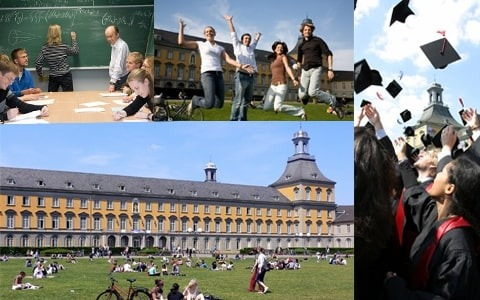
#> input picture Sheet00/bonn.jpeg, 480 x 300 px, given in place of img_mosaic.tif, which was not available
$ python 02_refinement.py   (older library calls are emulated)
#> lines starting #> are read from the running program, lines starting #| are printed output that depends on the picture; after the words box and inside, x2 and y2 are one past the last pixel; in counts of white or black regions, pixels touching at a corner belong together; pictures that were not available may be replaced by others from this repository, and a replacement may not be noted
import numpy as np
import cv2
import skimage
import matplotlib
import math

np.set_printoptions(suppress=True)

# - - - - - - - - - - - - - - - - - - - - - - - - - - - - - - - - - - - - - -
viz = True
uav_file = 'data/img_mosaic.tif'
mask_file = 'data/img_mosaic_segment.png' # 'data/img_mosaic_step1_mask.png'

window_radius = 2 #3
optim_iterations = 3 # 2
conture_resampling = 3 # 2
alpha = 2 # 0.05
gamma = 5.0 # 1.00
beta = 0.05


def compute_gradient(img: np.ndarray):
    # prefiltering
    img = cv2.GaussianBlur(img, (5,5), 0)
    # apply sobel filter
    gx = cv2.Sobel(img, cv2.CV_32F, 1, 0, ksize=3)
    gy = cv2.Sobel(img, cv2.CV_32F, 0, 1, ksize=3)
    # magnitude
    grad_mag2 = np.abs(gx * gx) + np.abs(gy * gy)
    # filtering
    grad_mag2 = cv2.GaussianBlur(grad_mag2, (5,5), 0)
    # normalization
    g_min = grad_mag2.min()
    g_max = grad_mag2.max()
    grad_norm = (grad_mag2 - g_min) / (g_max - g_min + 1e-6)

    grad_img = (grad_norm*255).astype(np.uint8)
    return grad_img, grad_norm


def viz_image(img: np.ndarray):
    # viz imaging
    cv2.imshow('', img)
    cv2.waitKey(0)
    cv2.destroyAllWindows()


def import_grayscale_image(file: str):
    img = cv2.imread(file)
    return cv2.cvtColor(img, cv2.COLOR_BGR2GRAY)


def conture_from_mask(mask: np.ndarray, min_area: int = 500):
    contours, _ = cv2.findContours(mask, cv2.RETR_EXTERNAL, cv2.CHAIN_APPROX_NONE)
    clean = np.zeros_like(mask)

    valid_contours = []
    for cnt in contours:
        area = cv2.contourArea(cnt)
        if area >= min_area:
            valid_contours.append(cnt)
            cv2.drawContours(clean, [cnt], -1, 255, thickness=-1)
    # [8 lines of commented-out code are left out]
    valid_contour_mask = np.zeros_like(mask)
    if valid_contours:
        cv2.drawContours(valid_contour_mask, valid_contours, -1, 255, thickness=cv2.FILLED)

    # reshaping
    cont_list = []
    for cont in valid_contours:
        cont = np.array(cont)
        cont = cont.reshape(-1, 2)
        cont_list.append(cont)
    return valid_contour_mask, cont_list


def get_window_idx(center, r, img_shape):
    cy, cx = center
    H, W = img_shape

    window_points = []
    for dy in range(-r, r+1):
        for dx in range(-r, r+1):
            y = cy + dy
            x = cx + dx
            if 0 <= y < H and 0 <= x < W:
                window_points.append((y, x))
            else:
                pass
    return np.array(window_points)

def get_window_mask(center, r, img_shape):
    cy, cx = center
    H, W = img_shape
    mask = np.zeros((H, W), dtype=np.uint8)

    for dy in range(-r, r+1):
        for dx in range(-r, r+1):
            y = cy + dy
            x = cx + dx
            if 0 <= y < H and 0 <= x < W:
                mask[y, x] = 1

    return mask


def compute_mean_dist(points: np.ndarray):
    diffs = np.roll(points, -1, axis=0) - points
    seg_lengths = np.linalg.norm(diffs, axis=1)
    return float(np.mean(seg_lengths))


def optimize_snake_triple_dp(snake_pts, grad_img, grad_norm, window_radius, alpha, gamma, beta):
    # optim
    N = len(snake_pts)
    windows = []
    windows_f = []
    unary = []


    for s in snake_pts:
        cx, cy = int(round(s[0])), int(round(s[1]))
        K = get_window_idx((cy, cx), window_radius, grad_img.shape)
        windows.append(K)
        windows_f.append(K.astype(np.float32))
        U = -gamma * grad_norm[K[:,0], K[:,1]]
        unary.append(U)

    d = compute_mean_dist(snake_pts)

    K0 = windows_f[0]
    K1 = windows_f[1]

    sum_unary = unary[0][:, None] + unary[1][None, :]
    diff01 = K1[None, :, :] - K0[:, None, :]
    dist01 = np.linalg.norm(diff01, axis=2)

    E_el = alpha * (dist01 - d)**2
    C_prev = sum_unary + E_el

    backptr = []

    for i in range(2, N):
        K_im2 = windows_f[i-2]
        K_im1 = windows_f[i-1]
        K_i = windows_f[i]

        M_im2 = len(K_im2)
        M_im1 = len(K_im1)
        M_i = len(K_i)

        C_curr = np.full((M_im1, M_i), np.inf, dtype=np.float64)
        BP_i = np.zeros((M_im1, M_i), dtype=np.int32)

        for j in range(M_im1):
            v_im1 = K_im1[j]
            prev_cost = C_prev[:, j]

            diff_vi = K_i - v_im1
            dist = np.linalg.norm(diff_vi, axis=1)
            unary_term = unary[i] + alpha * (dist - d)**2

            base_curv = K_i - 2.0 * v_im1
            curv = base_curv[:, None, :] + K_im2[None, :, :]
            curv_cost = beta * np.sum(curv * curv, axis=2)

            total = curv_cost + prev_cost[None, :]
            total += unary_term[:, None]

            best_l = np.argmin(total, axis=1)
            best_cost = total[np.arange(M_i), best_l]

            C_curr[j, :] = best_cost
            BP_i[j, :] = best_l.astype(np.int32)

        backptr.append(BP_i)
        C_prev = C_curr

    last_j, last_k = np.unravel_index(np.argmin(C_prev), C_prev.shape)
    idx = [None] * N
    idx[N-1] = last_k
    idx[N-2] = last_j

    for t in range(len(backptr)-1, -1, -1):
        i = t + 2
        BP_i = backptr[t]
        l = BP_i[idx[i-1], idx[i]]
        idx[i-2] = l

    new_snake = []

    for i in range(N):
        K_i = windows[i]
        k_i = idx[i]
        y, x = K_i[k_i]
        new_snake.append([x, y])

    new_snake = np.array(new_snake, dtype=np.float32)

    return new_snake


def run_optimization(cont_list: list, grad_img: np.ndarray, grad_norm: np.ndarray):
    run = 1
    print('grad_norm_min:', np.min(grad_norm), 'grad_norm_max:', np.max(grad_norm))
    snake_cont = []
    for cont in cont_list:
        print('optim_cont = ', run)
        run += 1

        # setup optim
        snake_pts = np.array(cont)[::conture_resampling].astype(np.float32)
        for _ in range(optim_iterations):
            snake_pts = optimize_snake_triple_dp(
                snake_pts,
                grad_img,
                grad_norm,
                window_radius=window_radius,
                alpha=alpha,
                beta=beta,
                gamma=gamma
            )
        snake_cont.append(snake_pts)

    snake_mask = np.zeros(shape=grad_img.shape)
    for cont in snake_cont:
        cv2.polylines(snake_mask, [cont.astype(np.int32)], isClosed=True, color=255, thickness=1)

    return snake_mask, snake_cont


def mask_from_conture(cont: list, img_shape: tuple):
    mask = np.zeros(shape=img_shape)
    for c in cont:
        for pt in c:
            x, y = pt
            mask[y,x] = 255
    return mask


# load uav image as bgr
uav_img_bgr = cv2.imread(uav_file)
#> uav_img_bgr is the input picture: shape (300, 480, 3); mean B, G, R 127.7, 126.6, 121.8
uav_img_bgr = cv2.resize(uav_img_bgr, (0,0), fx=0.5, fy=0.5, interpolation=cv2.INTER_AREA)
#> uav_img_bgr: shape (150, 240, 3)

# load uav image as grayscale
uav_img = import_grayscale_image(uav_file)
uav_img = cv2.resize(uav_img, (0,0), fx=0.5, fy=0.5, interpolation=cv2.INTER_AREA)
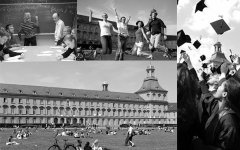
#> uav_img: shape (150, 240); min 0, max 255, mean 125.4

# load mask image and compute contures
mask_img = import_grayscale_image(mask_file)
#> call 2 of import_grayscale_image, with file = 'data/img_mosaic_segment.png'
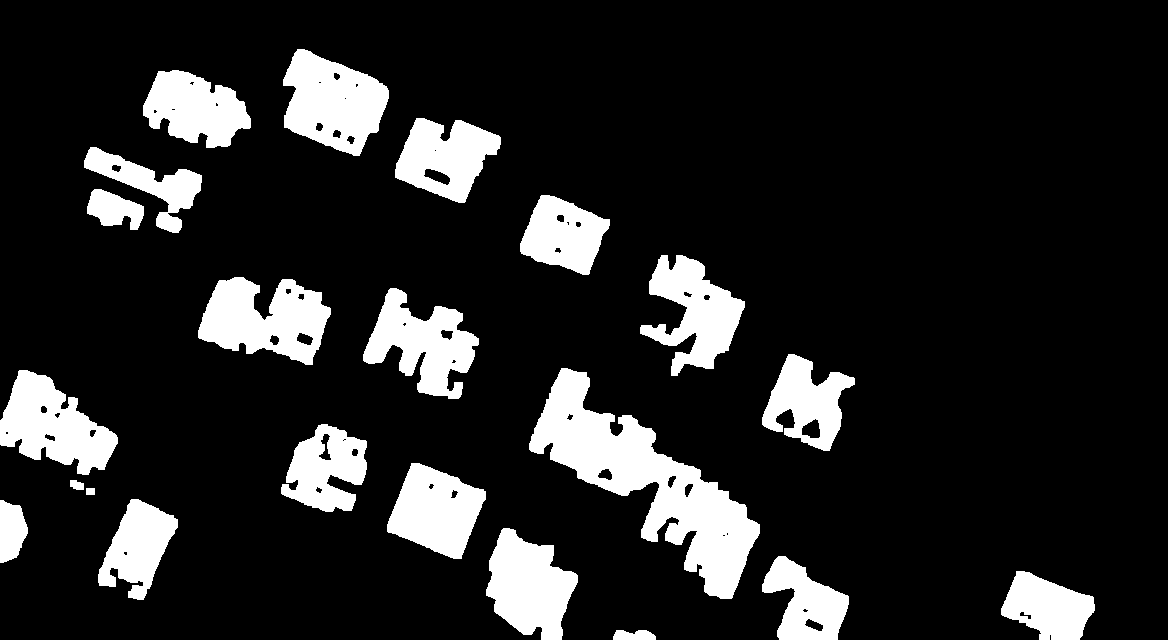
#> input picture Sheet04/data/img_mosaic_segment.png, 1168 x 640 px
#> in import_grayscale_image, img is the input picture: shape (640, 1168, 3); 14.7% white; 22 white regions, largest, box (x1, y1, x2, y2) and area: (529, 368, 760, 599) 17629, (198, 277, 331, 365) 7397, (283, 49, 389, 156) 7380
#> in import_grayscale_image (call 2), `return cv2.cvtColor(img, cv2.COLOR_BGR2GRAY)`: returned value: shape (640, 1168); 14.7% white; 22 white regions
mask_cont, cont = conture_from_mask(mask_img, 500)
#> in conture_from_mask, `contours, _ = cv2.findContours(mask, cv2.RETR_EXTERNAL, cv2.CHAIN_APPR..`: contours = 22 contours; largest, box (x1, y1, x2, y2) and area: (529, 368, 760, 599) 17398, (198, 277, 331, 365) 7418, (283, 49, 389, 156) 7386, (0, 370, 118, 475) 6832, (486, 528, 578, 640) 6446
#> the loop in conture_from_mask, `for cnt in contours:` made 22 passes
#> area on passes 1 to 12: 310, 4103.5, 4166, 6446, 1249, 4305, 48, 90, 5931.5, 4811.5, 6832.5, 17398
#> after the loop in conture_from_mask, `for cnt in contours:`:
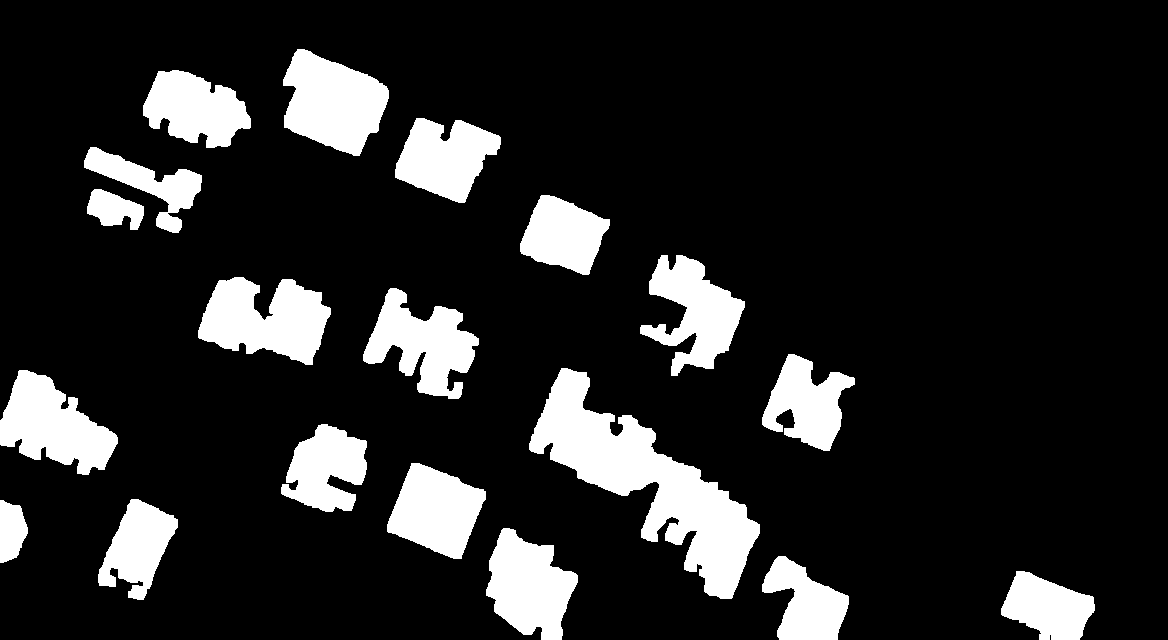
#> clean: shape (640, 1168); 14.9% white; 19 white regions
#> after the loop in conture_from_mask, `for cnt in contours:`: valid_contours = 19 contours; largest, box (x1, y1, x2, y2) and area: (529, 368, 760, 599) 17398, (198, 277, 331, 365) 7418, (283, 49, 389, 156) 7386, (0, 370, 118, 475) 6832, (486, 528, 578, 640) 6446
#> the loop in conture_from_mask, `for cont in valid_contours:` made 19 passes
#> after the loop in conture_from_mask, `for cont in valid_contours:`: cont_list = 19 items
#> cont = 19 items

# gradient image
grad_img, grad_norm = compute_gradient(uav_img_bgr[:,:,1])
#> in compute_gradient, `img = cv2.GaussianBlur(img, (5,5), 0)`:
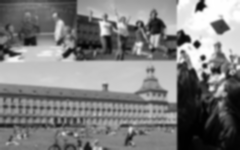
#> img: shape (150, 240); min 0, max 255, mean 126.7
#> in compute_gradient, `gx = cv2.Sobel(img, cv2.CV_32F, 1, 0, ksize=3)`:
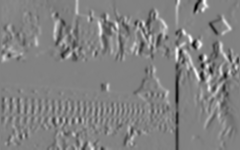
#> gx: shape (150, 240) float32; min -573, max 549, mean 0.1; drawn with min black and max white
#> in compute_gradient, `gy = cv2.Sobel(img, cv2.CV_32F, 0, 1, ksize=3)`:
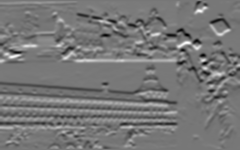
#> gy: shape (150, 240) float32; min -516, max 581, mean -3.1; drawn with min black and max white
#> in compute_gradient, `grad_mag2 = cv2.GaussianBlur(grad_mag2, (5,5), 0)`:
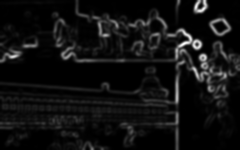
#> grad_mag2: shape (150, 240) float32; min 0, max 244647.9, mean 16648.7; drawn with min black and max white
#> in compute_gradient, `g_min = grad_mag2.min()`: g_min = 0
#> in compute_gradient, `g_max = grad_mag2.max()`: g_max = 244647.9
if False:
# hacky idea :
    blur_mask = cv2.dilate(mask_cont, (7,7), iterations=10)
    blur_mask = cv2.GaussianBlur(blur_mask, (9,9), 20, 0)
    blur_mask = cv2.GaussianBlur(blur_mask, (9,9), 12, 0)
    blur_mask = cv2.GaussianBlur(blur_mask, (9,9), 12, 0)
    grad_img = (blur_mask/255 * grad_img).astype(np.uint8)
    grad_norm = (blur_mask/255 * grad_norm).astype(np.float32)
if False:
    viz_image((grad_img).astype(np.uint8))

if True:
    # optimization
    snake_mask, snake_cont = run_optimization(cont, grad_img, grad_norm)
#| grad_norm_min: 0.0 grad_norm_max: 1.0
#> the loop in run_optimization, `for cont in cont_list:` made 1 pass
#> run on pass 1: 2
#| optim_cont =  1
#> after the loop in run_optimization, `for cont in cont_list:`: run = 2; snake_cont = []
#> (the run stopped early here; a loop or call above may not have finished)
